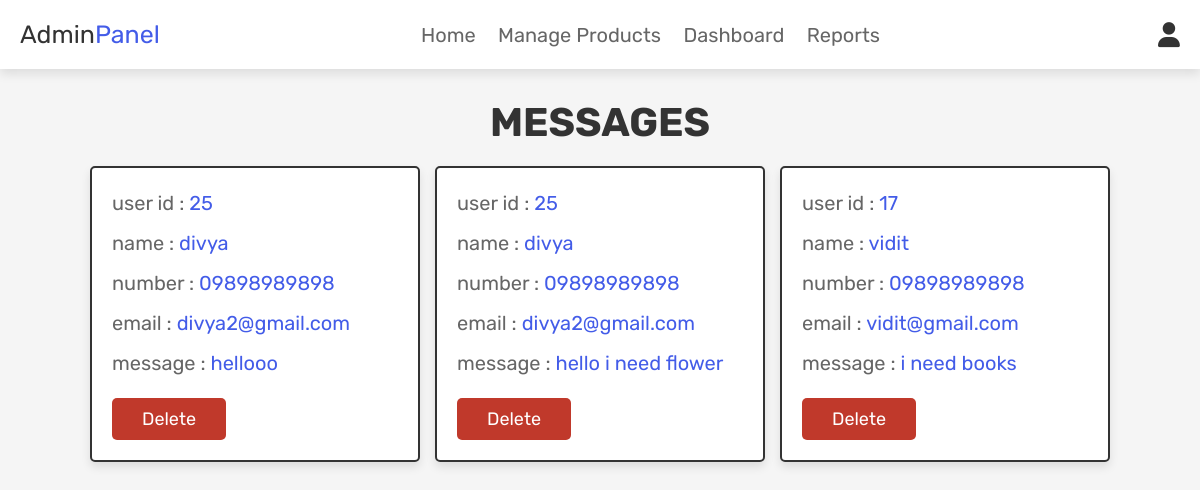
Screenshot of /admin_contacts.php (signed in) with the database file from the repository.
### tables this page shows
CREATE TABLE `message` (
  `id` int(100) NOT NULL,
  `user_id` int(100) NOT NULL,
  `name` varchar(100) NOT NULL,
  `email` varchar(100) NOT NULL,
  `number` varchar(12) NOT NULL,
  `message` varchar(500) NOT NULL
);

### admin_contacts.php (the view, shortened to what this page needs)
<?php
@include 'database.php';
?>
<!DOCTYPE html>
<html lang="en">
<head>
   <link rel="stylesheet" href="https://cdnjs.cloudflare.com/ajax/libs/font-awesome/6.0.0/css/all.min.css">
   <link rel="stylesheet" href="css/admin_style.css">
</head>
<body>
<?php @include 'admin_header.php'; ?>
<section class="messages">
   <h1 class="title">messages</h1>
   <div class="box-container">
      <?php
       $select_message = mysqli_query($conn, "SELECT * FROM `message`") or die('query failed');
       if(mysqli_num_rows($select_message) > 0){
          while($fetch_message = mysqli_fetch_assoc($select_message)){
      ?>
      <div class="box">
         <p>user id : <span><?php echo $fetch_message['user_id']; ?></span> </p>
         <p>name : <span><?php echo $fetch_message['name']; ?></span> </p>
         <p>number : <span><?php echo $fetch_message['number']; ?></span> </p>
         <p>email : <span><?php echo $fetch_message['email']; ?></span> </p>
         <p>message : <span><?php echo $fetch_message['message']; ?></span> </p>
         <a href="admin_contacts.php?delete=<?php echo $fetch_message['id']; ?>" onclick="return confirm('delete this message?');" class="delete-btn">delete</a>
      </div>
      <?php
         }
      }else{
         echo '<p class="empty">you have no messages!</p>';
      }
      ?>
   </div>
</section>
</body>
</html>

### css/admin_style.css (style rules this page uses)
:root { --blue:#435ce8; --red:#c0392b; --orange:#f39c12; --black:#333; --white:#fff; --light-color:#666; --light-white:#ccc; --light-bg:#f5f5f5; --border:.2rem solid var(--black); --box-shadow:0 .5rem 1rem rgba(0,0,0,.1); }
* { font-family: 'Rubik', sans-serif; margin:0; padding:0; box-sizing: border-box; outline: none; border:none; text-decoration: none; transition:all .2s linear; }
html { font-size: 62.5%; overflow-x: hidden; scroll-behavior: smooth; scroll-padding-top: 6.5rem; }
body { background: var(--light-bg); }
section { padding:3rem 2rem; }
.title { text-align: center; margin-bottom: 2rem; color:var(--black); text-transform: uppercase; font-size: 4rem; }
.btn, .delete-btn, .option-btn { display: inline-block; border-radius: .5rem; margin-top: 1rem; font-size: 1.8rem; color:var(--white); cursor: pointer; padding:1rem 3rem; text-transform: capitalize; }
.delete-btn { background-color: var(--red); }
.messages .box-container { display: grid; grid-template-columns: repeat(auto-fit, 33rem); gap:1.5rem; align-items: flex-start; max-width: 1200px; margin: 0 auto; justify-content: center; }
.messages .box-container .box { padding:2rem; border:var(--border); background-color: var(--white); box-shadow: var(--box-shadow); border-radius: .5rem; }
.messages .box-container .box p { font-size: 2rem; color:var(--light-color); margin-bottom: 1rem; line-height: 1.5; }
.messages .box-container .box p span { color:var(--blue); }

### rows the page displays
message: user "25", name "divya", number "09898989898", email "divya2@gmail.com", message "hellooo"
message: user "25", name "divya", number "09898989898", email "divya2@gmail.com", message "hello i need flower"
message: user "17", name "vidit", number "09898989898", email "vidit@gmail.com", message "i need books"
